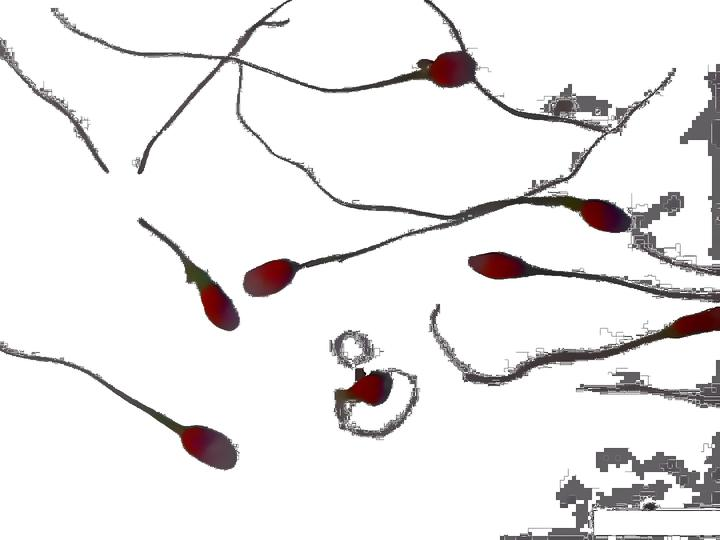
#> input picture data/Preprocessing_images/3370.jpg, 720 x 540 px
$ python -i image_processing.py   (imports and definitions only)
#> lines starting #> are read from the running program, lines starting #| are printed output that depends on the picture
import math
import numpy as np
from scipy.spatial.distance import cdist,pdist, squareform
from PIL import Image
import cv2
import os
import matplotlib.pyplot as plt
from skimage.morphology import skeletonize
from scipy.spatial import cKDTree
from skimage.util import invert
from skimage.graph import route_through_array
from scipy.spatial import distance
import copy
from skimage import io, color, measure, morphology, filters
import sys
from scipy.spatial import ConvexHull
from tqdm import tqdm
from skimage.measure import label, regionprops,LineModelND, ransac
from itertools import combinations
from skimage.color import gray2rgb
from skimage.draw import circle_perimeter,polygon
from scipy.ndimage import convolve, distance_transform_edt
from skimage import io, color, filters, morphology
import json
import torch
import glob
from skeleton_analysis import *
from utils import *
from mask_processing import *


# [56 lines left out: functions show_anns, resize_image, adjust_brightness, adjust_rgb_channels, dehaze_image, not called in this run]

def sharpen_image(img, factor=1.235):
    kernel = np.array([[-1, -1, -1], [-1, 9, -1], [-1, -1, -1]])
    return cv2.filter2D(img, -1, kernel * factor)

def adjust_contrast(img, factor=1.0):
    mean = np.mean(img)
    return np.clip((1 + factor) * (img - mean) + mean, 0, 255).astype(np.uint8)

# [64 lines left out: functions process_image_skimage, process_single_image, find_furthest_distance_in_each_layer, calculate_furthest_distance, remove_small_components, find_branch_points and 1 more, not called in this run]

def is_fully_connected(skeleton):
    labeled_skeleton, num_components = label(skeleton, return_num=True)
    return num_components == 1

# [88 lines left out: functions is_adjacent_to_branch, process_skeletons, analyze_masks_connectivity, analyze_skeleton_connectivity, not called in this run]

>>> import cv2
>>> picture = cv2.cvtColor(cv2.imread('data/Preprocessing_images/3370.jpg'), cv2.COLOR_BGR2RGB)
>>> result = dehaze_image(picture)
#> in dehaze_image, `lab = cv2.cvtColor(img, cv2.COLOR_RGB2LAB)`: lab: shape (540, 720, 3); mean of channels 0, 1, 2 235.1, 128.8, 128.3
#> in dehaze_image, `l, a, b = cv2.split(lab)`:
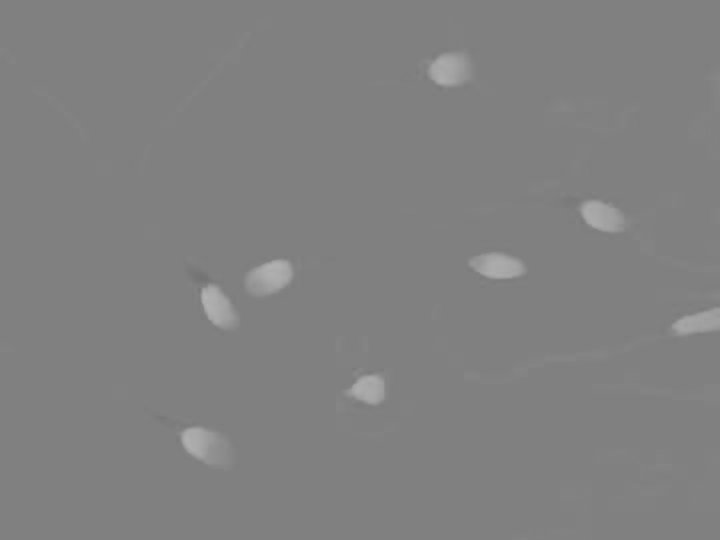
#> a: shape (540, 720); min 115, max 179, mean 128.8
#> in dehaze_image, `l_clahe = clahe.apply(l)`:
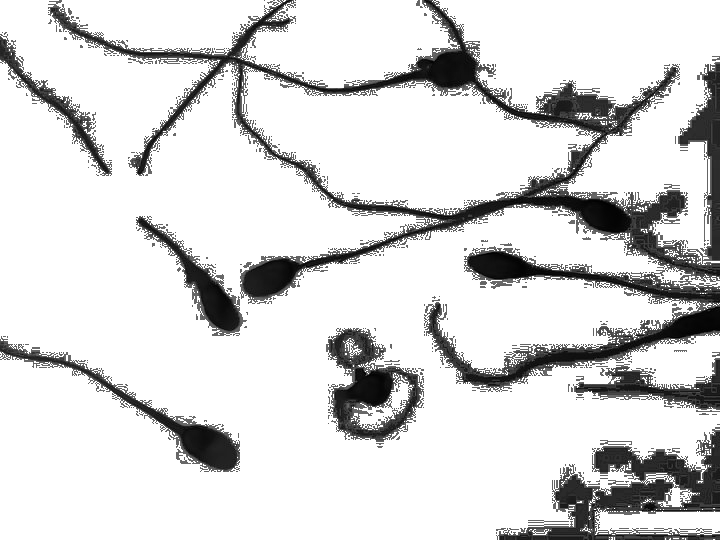
#> l_clahe: shape (540, 720); min 0, max 255, mean 215.9
#> in dehaze_image, `lab_clahe = cv2.merge((l_clahe, a, b))`: lab_clahe: shape (540, 720, 3); mean of channels 0, 1, 2 215.9, 128.8, 128.3

$ run again, on data/Preprocessing_images/3383.jpg
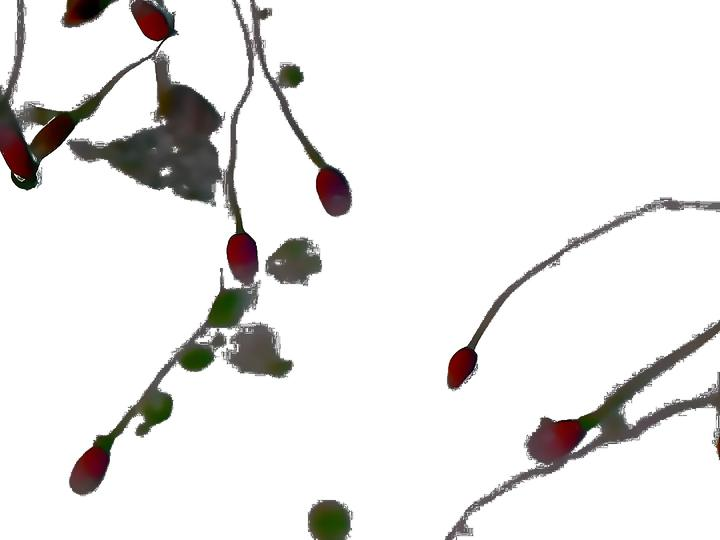
#> input picture data/Preprocessing_images/3383.jpg, 720 x 540 px
#> lab: shape (540, 720, 3); mean of channels 0, 1, 2 232.3, 128.4, 128.8
#> in dehaze_image, `l, a, b = cv2.split(lab)`:
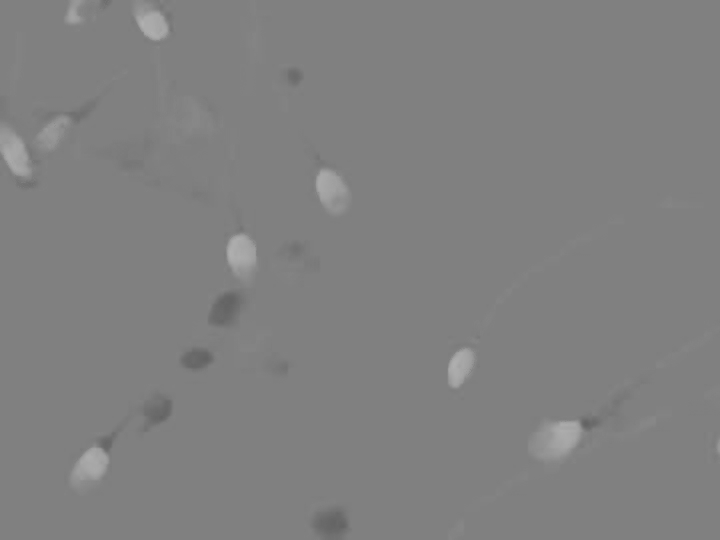
#> a: shape (540, 720); min 98, max 177, mean 128.4
#> lab_clahe: shape (540, 720, 3); mean of channels 0, 1, 2 219.5, 128.4, 128.8
#> in dehaze_image, `return cv2.cvtColor(lab_clahe, cv2.COLOR_LAB2RGB)`:
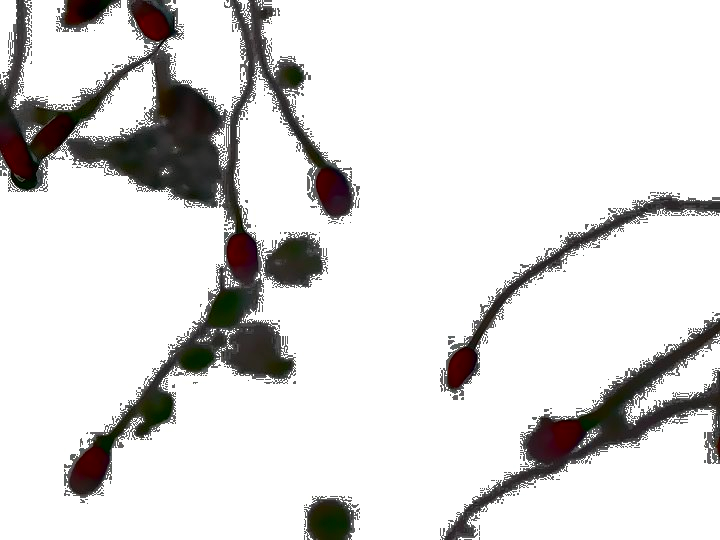
#> returned value: shape (540, 720, 3); mean R, G, B 219.8, 218.8, 218.1

$ run again, on data/Preprocessing_images/3392.jpg
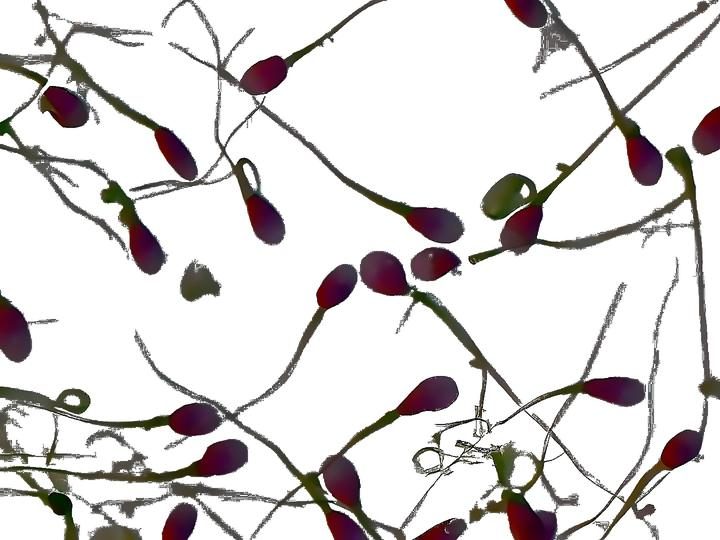
#> input picture data/Preprocessing_images/3392.jpg, 720 x 540 px
#> lab: shape (540, 720, 3); mean of channels 0, 1, 2 215.7, 129.5, 129
#> in dehaze_image, `l, a, b = cv2.split(lab)`:
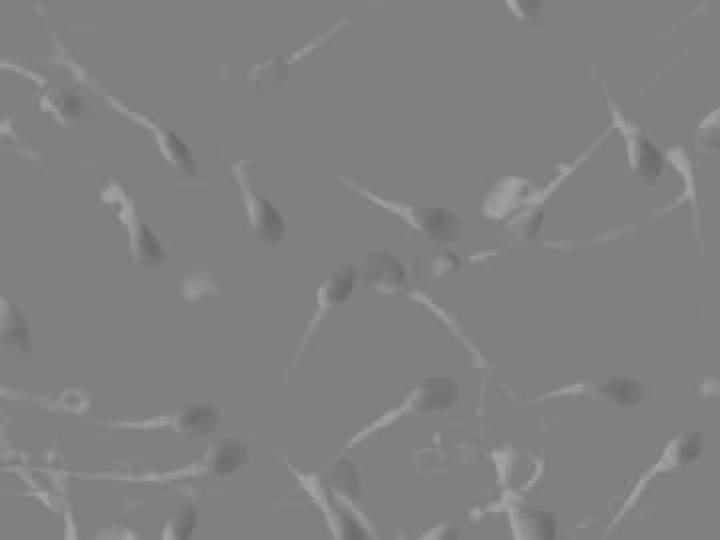
#> b: shape (540, 720); min 100, max 165, mean 129
#> lab_clahe: shape (540, 720, 3); mean of channels 0, 1, 2 186.4, 129.5, 129
#> in dehaze_image, `return cv2.cvtColor(lab_clahe, cv2.COLOR_LAB2RGB)`:
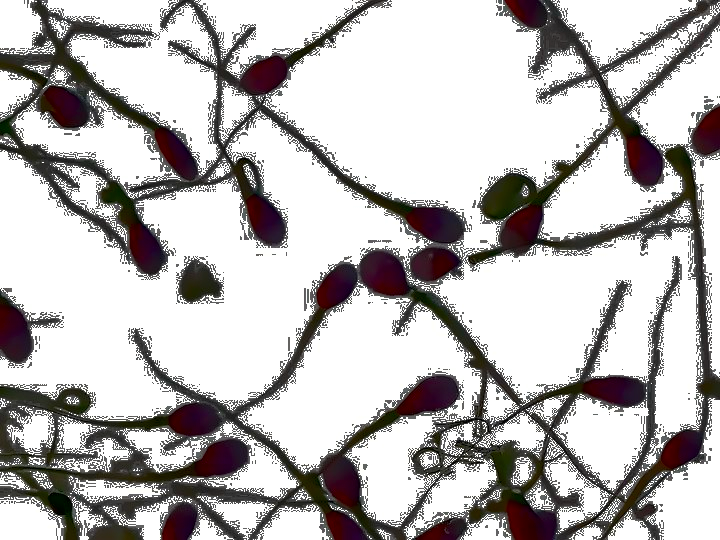
#> returned value: shape (540, 720, 3); mean R, G, B 187.8, 184.8, 184.4
